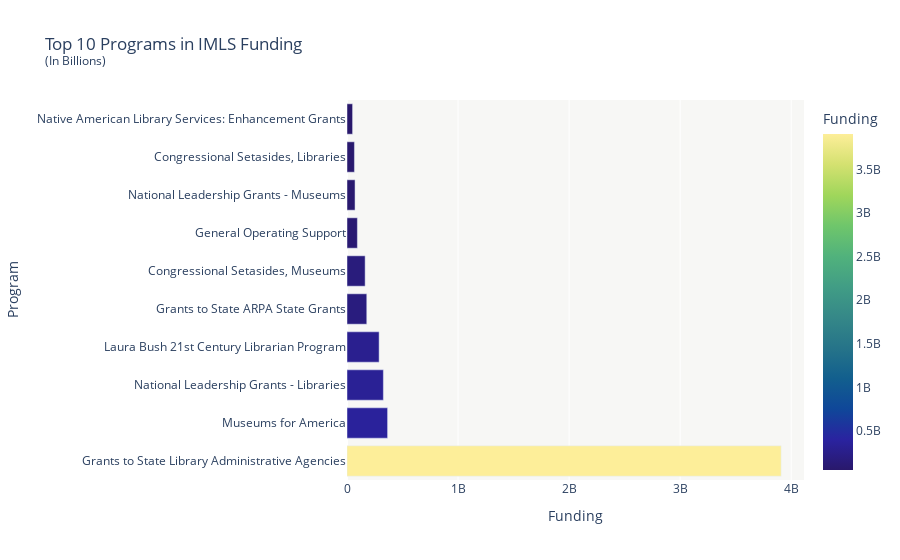

Notebook code cell kept with this figure:
### Code cell
# 4. What was the top 10 programs that received the most funding?
fig = px.bar(top_programs_df, x='Funding', y='Program', orientation='h', title='Top 10 Programs in IMLS Funding<br><sup>(In Billions)</sup>',
             color='Funding',
             color_continuous_scale='haline')

fig.update_layout(height=500,
                  plot_bgcolor='#f7f7f5')

fig.show()

### Figure 1 — Plotly figure (JSON) as saved in the notebook; plotly's stock layout.template omitted (floating-point values rounded to 4 significant figures)
{"data": [{"alignmentgroup": "True", "hovertemplate": "Funding=%{marker.color}<br>Program=%{y}<extra></extra>", "legendgroup": "", "marker": {"color": [3909528167, 365520520, 327500221, 289123768, 178000000, 163283097, 93503133, 72419131, 66891164, 50249063], "coloraxis": "coloraxis", "pattern": {"shape": ""}}, "name": "", "offsetgroup": "", "orientation": "h", "showlegend": false, "textposition": "auto", "type": "bar", "x": [3909528167, 365520520, 327500221, 289123768, 178000000, 163283097, 93503133, 72419131, 66891164, 50249063], "xaxis": "x", "y": ["Grants to State Library Administrative Agencies", "Museums for America", "National Leadership Grants - Libraries", "Laura Bush 21st Century Librarian Program", "Grants to State ARPA State Grants", "Congressional Setasides, Museums", "General Operating Support", "National Leadership Grants - Museums", "Congressional Setasides, Libraries", "Native American Library Services: Enhancement Grants"], "yaxis": "y"}], "layout": {"autosize": true, "barmode": "relative", "coloraxis": {"colorbar": {"title": {"text": "Funding"}}, "colorscale": [[0, "rgb(41, 24, 107)"], [0.09091, "rgb(42, 35, 160)"], [0.1818, "rgb(15, 71, 153)"], [0.2727, "rgb(18, 95, 142)"], [0.3636, "rgb(38, 116, 137)"], [0.4545, "rgb(53, 136, 136)"], [0.5455, "rgb(65, 157, 133)"], [0.6364, "rgb(81, 178, 124)"], [0.7273, "rgb(111, 198, 107)"], [0.8182, "rgb(160, 214, 91)"], [0.9091, "rgb(212, 225, 112)"], [1, "rgb(253, 238, 153)"]]}, "legend": {"tracegroupgap": 0}, "plot_bgcolor": "#f7f7f5", "title": {"text": "Top 10 Programs in IMLS Funding<br><sup>(In Billions)</sup>"}, "xaxis": {"anchor": "y", "autorange": true, "domain": [0, 1], "range": [0, 4115000000.0], "title": {"text": "Funding"}, "type": "linear"}, "yaxis": {"anchor": "x", "autorange": true, "domain": [0, 1], "range": [-0.5, 9.5], "title": {"text": "Program"}, "type": "category"}}}
